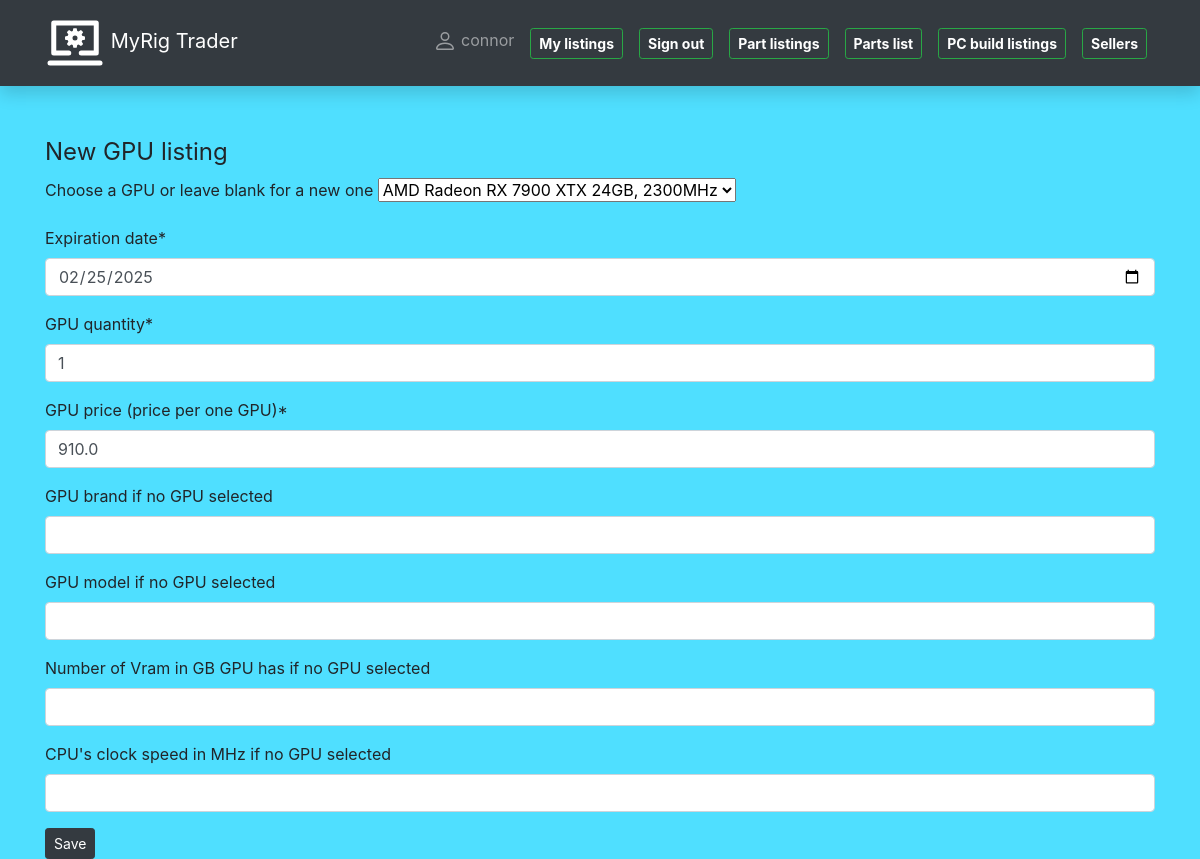
/pcportal/mylistings/gpu/update/21 (signed in), run on the app's committed database.
### pcportal/models/part_listing_models.py (models this page shows, shortened)
class PartListing(models.Model):
    date_created = models.DateField("Date listed", auto_now_add=True)
    expiration_date = models.DateField("Expiration date", default="2025-03-20")
    quantity = models.IntegerField("quantity",
                                   help_text="Quantity of units")
    price = models.FloatField("Price per piece")
    listing_seller = models.ForeignKey(User, on_delete=models.SET_NULL, null=True, blank=True)
    class Meta:
        abstract = True

class GpuListing(PartListing):
    gpu = models.ForeignKey(Gpu, on_delete=models.CASCADE)
    seller = models.ForeignKey(Seller, on_delete=models.CASCADE,
                               related_name="gpu_listing")
    def display_seller(self):
        return f"{self.seller.f_name} {self.seller.l_name}"
    display_seller.short_description = "SELLER"

### pcportal/views/update_listing_views.py (the view, shortened to what this page needs)
# urls.py: path('mylistings/gpu/update/<int:pk>', views.GpuListingByUserUpdateView.as_view(),
class GpuListingByUserUpdateView(LoginRequiredMixin, UserPassesTestMixin, generic.UpdateView):
    model = GpuListing
    form_class = UserGpuListingCreateForm
    template_name = 'user_create_templates/user_gpulisting_form.html'
    success_url = '/pcportal/mylistings'
    def test_func(self):
        gpulisting_object = self.get_object()
        return gpulisting_object.listing_seller == self.request.user

### pcportal/forms.py (shortened to what this page needs)
class UserGpuListingCreateForm(forms.ModelForm):
    gpu = forms.ModelChoiceField(queryset=Gpu.objects.all(),
                                 label="Choose a GPU or leave blank for a new one", required=False)
    gpu_brand = forms.CharField(required=False, label="GPU brand if no GPU selected")
    gpu_model_new = forms.CharField(required=False, label="GPU model if no GPU selected")
    gpu_vram = forms.IntegerField(required=False, label="Number of Vram in GB GPU has if no GPU selected")
    gpu_clock_speed = forms.IntegerField(required=False, label="CPU's clock speed in MHz if no GPU selected")
    price = forms.FloatField(required=True, label="GPU price (price per one GPU)", min_value=1)
    quantity = forms.IntegerField(required=True, label="GPU quantity", min_value=1)
    class Meta:
        model = GpuListing
        fields = ('gpu', 'expiration_date', 'quantity', 'price', 'listing_seller')
        widgets = {
            'expiration_date': DateInput(),
            'listing_seller': forms.HiddenInput(),
        }

### pcportal/models/part_models.py (called while the page is built)
    def __str__(self):
        return f"{self.brand} {self.gpu_model} {self.vram}GB, {self.clock_speed}MHz"

### pcportal/templates/user_create_templates/user_gpulisting_form.html (shortened to what this page needs)
{% extends 'base.html' %}
{% load crispy_forms_tags %}
{% block content %}
<form method="post">
    <fieldset>
        <legend>New GPU listing</legend>
        {{ form | crispy }}
        <input type="submit" class="btn btn-dark btn-sm" value="Save">
    </fieldset>
</form>
{% endblock %}

### pcportal/templates/base.html (shortened to what this page needs)
<!DOCTYPE html>
<html lang="en">
<head>
    <link
            rel="stylesheet"
            href="https://stackpath.bootstrapcdn.com/bootstrap/4.1.3/css/bootstrap.min.css"
    />
    <link
            rel="stylesheet"
            href="https://cdnjs.cloudflare.com/ajax/libs/font-awesome/4.7.0/css/font-awesome.min.css"
    />
    {% load static %}
    <link rel="stylesheet" href="{% static 'css/styles.css' %}"/>
</head>
<body>
<nav
        class="navbar navbar-expand-lg navbar-dark bg-dark static-top mb-5 shadow"
>
    <div class="container">
        <a class="navbar-brand" href="{% url 'index_n' %}">
            MyRig Trader</a
        >
        <div class="collapse navbar-collapse" id="navbarResponsive">
            <ul class="navbar-nav ml-auto">
                {% if user.is_authenticated %}
                <li class="nav-item">
                    <a class="nav-link" href="{% url 'user-profile' %}">
                        {{ user.username }}</a>
                </li>
                <li class="nav-item">
                    <a class="nav-link" href="{% url 'my-listings' %}">
                        <button class="btn btn-outline-success btn-sm text-white"><b>My listings</b></button>
                    </a>
                </li>
                <li class="nav-item">
                    <a class="nav-link" href="{% url 'logout' %}">
                        <button class="btn btn-outline-success btn-sm text-white"><b>Sign out</b></button>
                    </a>
                </li>
                {% endif %}
                <li class="nav-item">
                    <a class="nav-link" href="{% url 'part-listings' %}">
                        <button class="btn btn-outline-success btn-sm text-white"><b>Part listings</b></button>
                    </a>
                </li>
                <li class="nav-item">
                    <a class="nav-link" href="{% url 'part-list' %}">
                        <button class="btn btn-outline-success btn-sm text-white"><b>Parts list</b></button>
                    </a>
                </li>
                <li class="nav-item">
                    <a class="nav-link" href="{% url 'pcbuild-listings' %}">
                        <button class="btn btn-outline-success btn-sm text-white"><b>PC build listings</b></button>
                    </a>
                </li>
                <li class="nav-item">
                    <a class="nav-link" href="{% url 'sellers-all' %}">
                        <button class="btn btn-outline-success btn-sm text-white"><b>Sellers</b></button>
                    </a>
                </li>
            </ul>
        </div>
    </div>
</nav>
<div class="container">{% block content %}{% endblock %}</div>
</body>
</html>

### pcportal/static/css/styles.css (style rules this page uses)
body { background-color: #4fdfff; }

### data on the page
GpuListing: gpu "AMD Radeon RX 7900 XTX 24GB, 2300MHz", expiration_date "02/25/2025", quantity "1", price "910.0"

### other printed values
{{ user.username }} "connor"
